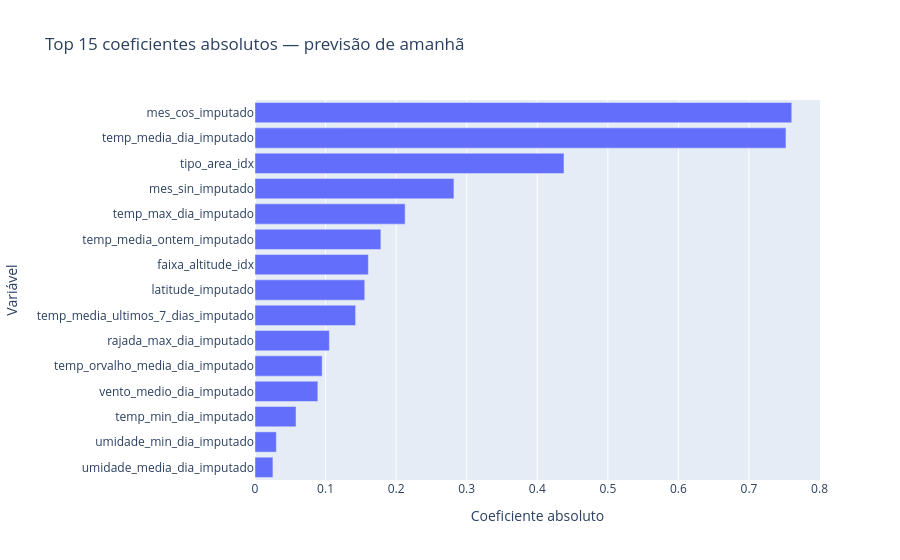

Here is the notebook cell this chart was saved with:
### Markdown cell above
### Gráfico: top 15 coeficientes absolutos — amanhã

### Code cell
coef_amanha_top15 = spark.sql("""
    SELECT
        feature,
        coeficiente,
        coeficiente_absoluto
    FROM coef_amanha
    ORDER BY coeficiente_absoluto DESC
    LIMIT 15
""")

coef_amanha_plot = spark_df_para_dicts(coef_amanha_top15)

fig = px.bar(
    coef_amanha_plot,
    x="coeficiente_absoluto",
    y="feature",
    orientation="h",
    title="Top 15 coeficientes absolutos — previsão de amanhã",
    labels={
        "coeficiente_absoluto": "Coeficiente absoluto",
        "feature": "Variável"
    }
)

fig.update_layout(yaxis={"categoryorder": "total ascending"})
fig.show()

### Figure 1 — Plotly figure (JSON) as saved in the notebook; plotly's stock layout.template omitted (floating-point values rounded to 4 significant figures)
{"data": [{"hovertemplate": "Coeficiente absoluto=%{x}<br>Variável=%{y}<extra></extra>", "legendgroup": "", "marker": {"color": "#636efa", "pattern": {"shape": ""}}, "name": "", "orientation": "h", "showlegend": false, "textposition": "auto", "type": "bar", "x": [0.7606, 0.7524, 0.4378, 0.2819, 0.2128, 0.1784, 0.1606, 0.1555, 0.1426, 0.1054, 0.09514, 0.08906, 0.05809, 0.03025, 0.0254], "xaxis": "x", "y": ["mes_cos_imputado", "temp_media_dia_imputado", "tipo_area_idx", "mes_sin_imputado", "temp_max_dia_imputado", "temp_media_ontem_imputado", "faixa_altitude_idx", "latitude_imputado", "temp_media_ultimos_7_dias_imputado", "rajada_max_dia_imputado", "temp_orvalho_media_dia_imputado", "vento_medio_dia_imputado", "temp_min_dia_imputado", "umidade_min_dia_imputado", "umidade_media_dia_imputado"], "yaxis": "y"}], "layout": {"barmode": "relative", "legend": {"tracegroupgap": 0}, "title": {"text": "Top 15 coeficientes absolutos — previsão de amanhã"}, "xaxis": {"anchor": "y", "domain": [0, 1], "title": {"text": "Coeficiente absoluto"}}, "yaxis": {"anchor": "x", "categoryorder": "total ascending", "domain": [0, 1], "title": {"text": "Variável"}}}}
